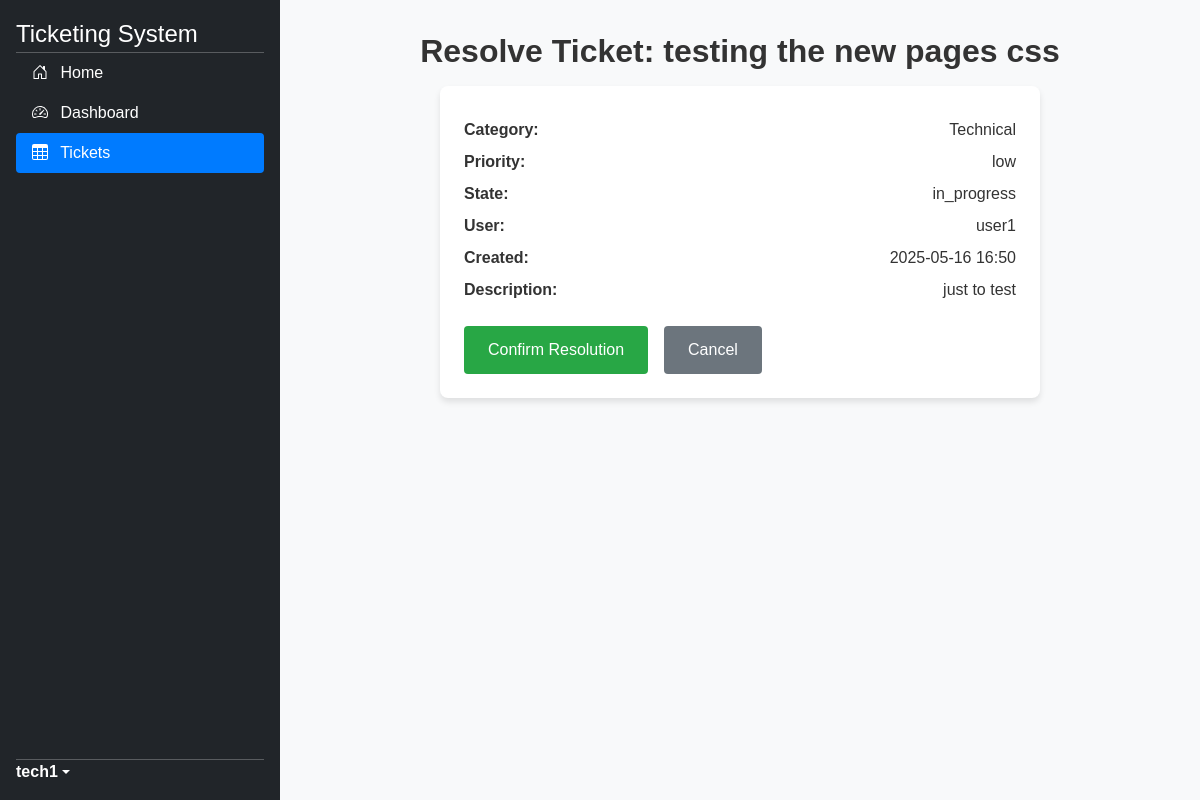
The app's page /tickets/resolve/5/ (signed in) with its own data.
### website/models.py (models this page shows, shortened)
class CustomUser(AbstractUser):
    phone_regex = RegexValidator(
        regex=r'^\+?1?\d{9,15}$',
        message="Phone number must be entered in the format: '+999999999'. Up to 15 digits allowed."
    )
    phone_number = models.CharField(
        max_length=17,
        validators=[phone_regex],
        blank=False,
        null=False,
        unique=True
    )

class Ticket(models.Model):
    PRIORITY_CHOICES = (
        ('low', 'Low'),
        ('medium', 'Medium'),
        ('high', 'High'),
    )
    STATE_CHOICES = (
        ('open', 'Open'),
        ('in_progress', 'In Progress'),
        ('closed', 'Closed'),
    )
    name = models.CharField(max_length=100)
    description = models.TextField()
    category = models.ForeignKey(Category, on_delete=models.CASCADE)
    priority = models.CharField(max_length=100, choices=PRIORITY_CHOICES, default='low')
    state = models.CharField(max_length=100, choices=STATE_CHOICES, default='open')
    user = models.ForeignKey(settings.AUTH_USER_MODEL, on_delete=models.CASCADE, related_name='tickets')
    assigned_agent = models.ForeignKey(settings.AUTH_USER_MODEL, on_delete=models.CASCADE, null=True, blank=True)
    creation_date = models.DateTimeField(auto_now_add=True)
    resolution_date = models.DateTimeField(null=True, blank=True)

class Category(models.Model):
    name = models.CharField(max_length=100)

### website/views.py (the view, shortened to what this page needs)
# urls.py: path('tickets/resolve/<int:ticket_id>/', views.resolve_ticket, name='resolve_ticket'),
@login_required
def resolve_ticket(request, ticket_id):
    if not is_agent(request.user) and not request.user.is_superuser:
        messages.error(request, "Only agents or admins can resolve tickets.")
        return redirect('ticket_list')
    ticket = get_object_or_404(Ticket, id=ticket_id, state__in=['open', 'in_progress'])
    return render(request, 'resolve_ticket.html', {'ticket': ticket})

### website/views.py (called while the page is built)
def is_agent(user):
    return user.groups.filter(name__in=['Technical Agents', 'HR Agents', 'Consultants']).exists()

### website/templates/resolve_ticket.html (shortened to what this page needs)
{% load static %}
<!DOCTYPE html>
<html lang="en">
<head>
    {% load bootstrap5 %}
    {% bootstrap_css %}
    <link href="https://cdn.jsdelivr.net/npm/tailwindcss@2.2.19/dist/tailwind.min.css" rel="stylesheet">
    <link rel="stylesheet" href="{% static 'css/global.css' %}">
    <link rel="stylesheet" href="{% static 'css/resolve_ticket.css' %}">
</head>
<body>
    <main>
        <div class="d-flex flex-column flex-shrink-0 p-3 text-white bg-dark sidebar">
            <a href="{% url 'home' %}" class="d-flex align-items-center mb-3 mb-md-0 me-md-auto text-white text-decoration-none">
                <span class="fs-4">Ticketing System</span>
            </a>
            <hr>
            <ul class="nav nav-pills flex-column mb-auto">
                <li class="nav-item">
                    <a href="{% url 'home' %}" class="nav-link text-white">
                        <svg class="bi me-2" width="16" height="16"><use xlink:href="#home"/></svg>
                        Home
                    </a>
                </li>
                <li>
                    <a href="{% url 'agent_dashboard' %}" class="nav-link text-white">
                        <svg class="bi me-2" width="16" height="16"><use xlink:href="#speedometer2"/></svg>
                        Dashboard
                    </a>
                </li>
                <li>
                    <a href="{% url 'my_tickets' %}" class="nav-link active" aria-current="page">
                        <svg class="bi me-2" width="16" height="16"><use xlink:href="#table"/></svg>
                        Tickets
                    </a>
                </li>
            </ul>
            <hr>
            {% if user.is_authenticated %}
            <div class="dropdown">
                <a href="#" class="d-flex align-items-center text-white text-decoration-none dropdown-toggle" id="dropdownUser1" data-bs-toggle="dropdown" aria-expanded="false">
                    <strong>{{ user.username }}</strong>
                </a>
            </div>
            {% endif %}
        </div>
        <div class="content">
            <h2 class="page-header">Resolve Ticket: {{ ticket.name }}</h2>
            <div class="ticket-form">
                <div class="ticket-details">
                    <p><strong>Category:</strong> {{ ticket.category.name }}</p>
                    <p><strong>Priority:</strong> {{ ticket.priority }}</p>
                    <p><strong>State:</strong> {{ ticket.state }}</p>
                    <p><strong>User:</strong> {{ ticket.user.username }}</p>
                    <p><strong>Created:</strong> {{ ticket.creation_date|date:"Y-m-d H:i" }}</p>
                    <p><strong>Description:</strong> {{ ticket.description }}</p>
                </div>
                <form method="post" class="flex flex-col gap-4">
                    <div class="button-group">
                        <button type="submit" class="resolve">Confirm Resolution</button>
                        <button type="button" class="cancel" onclick="window.location.href='{% url 'agent_tickets' %}'">Cancel</button>
                    </div>
                </form>
            </div>
        </div>
    </main>
</body>
</html>

### static/css/global.css (style rules this page uses)
body { min-height: 100vh; min-height: -webkit-fill-available; }
html { height: -webkit-fill-available; }
main { display: flex; flex-wrap: nowrap; height: 100vh; height: -webkit-fill-available; max-height: 100vh; overflow-x: auto; overflow-y: hidden; }
.bi { vertical-align: -.125em; pointer-events: none; fill: currentColor; }
.dropdown-toggle { outline: 0; }

### static/css/resolve_ticket.css (style rules this page uses)
:root { --primary-blue: #007bff; --success-green: #28a745; --dark-bg: #212529; --card-bg: #ffffff; --text-color: #333333; --shadow: 0 4px 6px rgba(0, 0, 0, 0.1); }
body { font-family: Arial, sans-serif; background-color: #f8f9fa; margin: 0; color: var(--text-color); }
main { display: flex; flex-wrap: nowrap; min-height: 100vh; overflow-x: auto; }
.sidebar { background-color: var(--dark-bg); color: white; padding: 1.5rem; width: 280px; flex-shrink: 0; transition: transform 0.3s ease; }
.sidebar a { color: white; transition: color 0.2s ease; }
.sidebar .nav-link.active { background-color: var(--primary-blue); border-radius: 0.25rem; }
.content { flex-grow: 1; padding: 2rem; overflow-y: auto; background-color: #f8f9fa; }
.page-header { font-size: 2rem; font-weight: 600; color: var(--text-color); margin-bottom: 1rem; text-align: center; }
.ticket-form { background-color: var(--card-bg); border-radius: 0.5rem; box-shadow: var(--shadow); padding: 1.5rem; max-width: 600px; margin: 0 auto; }
.ticket-details { margin-bottom: 1.5rem; }
.ticket-details p { margin: 0.5rem 0; display: flex; justify-content: space-between; }
.ticket-details p strong { font-weight: 600; color: var(--text-color); }
.ticket-form .button-group { display: flex; gap: 1rem; }
.ticket-form button { padding: 0.75rem 1.5rem; border: none; border-radius: 0.25rem; cursor: pointer; font-size: 1rem; transition: background-color 0.2s ease; }
.ticket-form button.resolve { background-color: var(--success-green); color: white; }
.ticket-form button.cancel { background-color: #6c757d; color: white; }
svg.bi { display: inline-flex !important; }

### records on screen
CustomUser: username "tech1"
Ticket: name "testing the new pages css", category.name "Technical", priority "low", state "in_progress", user.username "user1", creation_date "2025-05-16 16:50", description "just to test"
